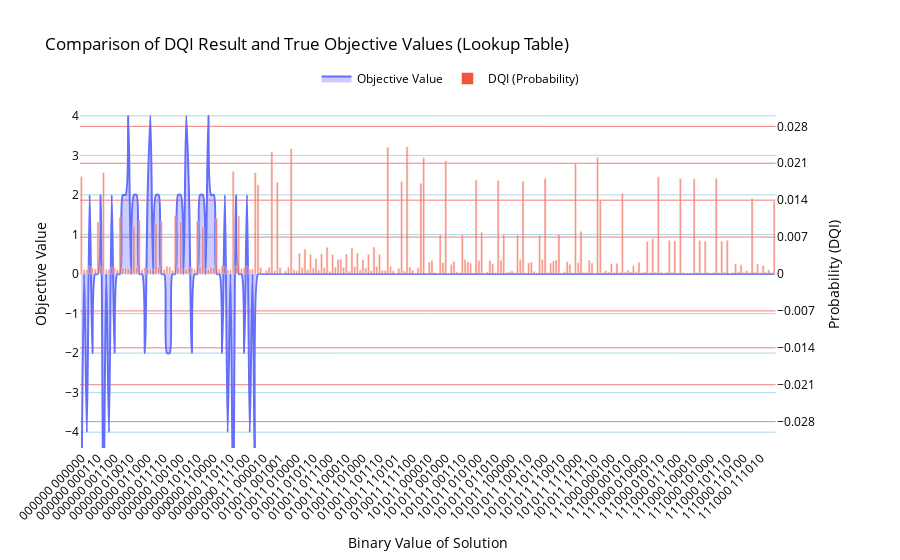

Notebook code cell kept with this figure:
### Code cell
brute_force_results = brute_force_max(B, v, first_part="0"*m)
external_data = counts
plot_results_union_plotly(
    brute_force_results,
    external_data,
    plot_name="Comparison of DQI Result and True Objective Values (Lookup Table)",
    spline_smoothing=0.8
)

### Figure 1 — Plotly figure (JSON) as saved in the notebook; plotly's stock layout.template omitted (floating-point values rounded to 4 significant figures; data arrays with more than 128 entries replaced by an {"elided": "..."} marker saying what was removed)
{"data": [{"fill": "tozeroy", "fillcolor": "rgba(0, 0, 255, 0.2)", "line": {"shape": "spline", "smoothing": 0.8}, "mode": "lines", "name": "Objective Value", "type": "scatter", "x": {"elided": "252 str values"}, "xaxis": "x", "y": {"elided": "252 int values"}, "yaxis": "y"}, {"marker": {"opacity": 0.6}, "name": "DQI (Probability)", "type": "bar", "x": {"elided": "252 str values"}, "xaxis": "x", "y": {"elided": "252 float values"}, "yaxis": "y2"}], "layout": {"font": {"color": "black"}, "legend": {"orientation": "h", "x": 0.5, "xanchor": "center", "y": 1.02, "yanchor": "bottom"}, "title": {"text": "Comparison of DQI Result and True Objective Values (Lookup Table)"}, "xaxis": {"anchor": "y", "domain": [0, 0.94], "tickangle": -45, "title": {"text": "Binary Value of Solution"}}, "yaxis": {"anchor": "x", "domain": [0, 1], "dtick": 1, "gridcolor": "lightblue", "range": [-4.4, 4.4], "showgrid": true, "tick0": 0, "title": {"text": "Objective Value"}}, "yaxis2": {"anchor": "x", "dtick": 0.007, "gridcolor": "lightcoral", "overlaying": "y", "range": [-0.033, 0.033], "showgrid": true, "side": "right", "tick0": 0, "title": {"text": "Probability (DQI)"}}}}
